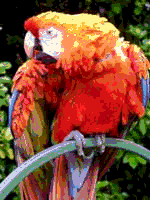
#> input picture Homework/testimg.png, 150 x 200 px
$ jupyter execute --allow-errors HW2_Q1Q2.ipynb
#> lines starting #> are read from the running program, lines starting #| are printed output that depends on the picture
[cell 1]
# Question 1 starts here
import cv2
testimg = cv2.imread('testimg.png',0)
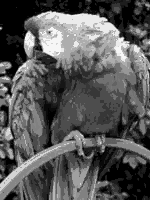
#> testimg: shape (200, 150); min 0, max 246, mean 87.7
cv2.imshow('show',testimg)
cv2.waitKey(0)
cv2.destroyAllWindows()

[cell 2]
# Question 2 starts here
import numpy as np
# describe a simple house in a selected world coordinate system:
lines = [('a' , ['A','b','e']),
         ('b' , ['a','B','c']),
         ('c' , ['e','d','C','b']),
         ('d' , ['e','D','c']),
         ('e' , ['a','c','d','E']),
         ('A' , ['a','B','E']),
         ('B' , ['A','b','C']),
         ('C' , ['E','D','c','B']),
         ('D' , ['E','d','C']),
         ('E' , ['A','C','D','e']),
        ]
lines_dict = {'a' : ['A','b','e'],
              'b' : ['a','B','c'],
              'c' : ['e','d','C','b'],
              'd' : ['e','D','c'],
              'e' : ['a','c','d','E'],
              'A' : ['a','B','E'],
              'B' : ['A','b','C'],
              'C' : ['E','D','c','B'],
              'D' : ['E','d','C'],
              'E' : ['A','C','D','e'],
}
coords = [('a' , np.array([0, 0, 0])),
          ('b' , np.array([8, 0, 0])),
          ('c' , np.array([8, 0, 6])),
          ('d' , np.array([4, 0, 10])),
          ('e' , np.array([0, 0, 6])),
          ('A' , np.array([0, 7, 0])),
          ('B' , np.array([8, 7, 0])),
          ('C' , np.array([8, 7, 6])),
          ('D' , np.array([4, 7, 10])),
          ('E' , np.array([0, 7, 6])),
          ]
coords_dict = { 'a' : np.array([0, 0, 0]),
                'b' : np.array([8, 0, 0]),
                'c' : np.array([8, 0, 6]),
                'd' : np.array([4, 0, 10]),
                'e' : np.array([0, 0, 6]),
                'A' : np.array([0, 7, 0]),
                'B' : np.array([8, 7, 0]),
                'C' : np.array([8, 7, 6]),
                'D' : np.array([4, 7, 10]),
                'E' : np.array([0, 7, 6]),
}

house_coords = np.column_stack([n[1] for n in coords])

[cell 3]
for (a,b) in lines:
    lines_dict[a] = b
lines_dict

[cell 4]
M_ext=np.array([[0.707,0.707,0,-3],[-0.707,0.707,0,-0.5],[0,0,1,3]])
M_int=np.array([[-100,0,200],[-0,-100,200],[0,0,1]])

[cell 5]
# augmented P matrix with extra "1" as the fourth component:
P = np.append(house_coords, [np.ones((house_coords.shape[1]),  dtype=house_coords.dtype)], 0)

[cell 6]
proj_coords = M_int.dot((M_ext.dot(P)))
pixel_coords = np.divide(proj_coords, proj_coords[2])

[cell 7]
pixel_coords = np.divide(proj_coords, proj_coords[2])
pixel_coords = pixel_coords[:-1]

[cell 8]
projected_dict = {}
for n in range(pixel_coords.shape[1]):
  projected_dict[lines[n][0]] = pixel_coords.T[n]
projected_dict

[cell 9]
# using Line2D to plot the projected "house"
import matplotlib.pyplot as plt
from matplotlib.lines import Line2D
fig = plt.figure()
ax = fig.add_subplot(111)
projected_lines = []

for v in lines_dict.keys():
  for p in lines_dict[v]:
    projected_lines.append(Line2D([projected_dict[v][0], projected_dict[p][0]], [projected_dict[v][1], projected_dict[p][1]]))
    ax.add_line(projected_lines[-1])
ax.axis([-100,400,0,500])
plt.show()
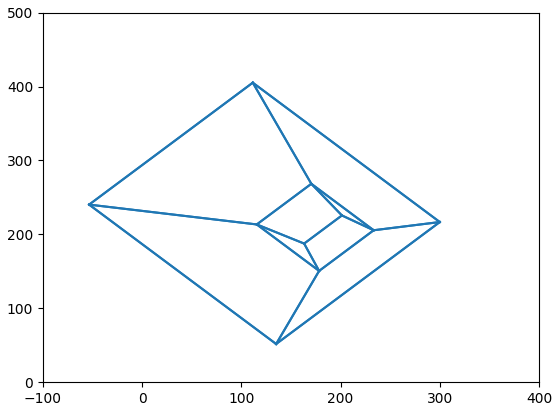
#> figure drawn by matplotlib, 1 panel

$ run again, with Homework/hw2_q8_side.jpg saved as Homework/testimg.png
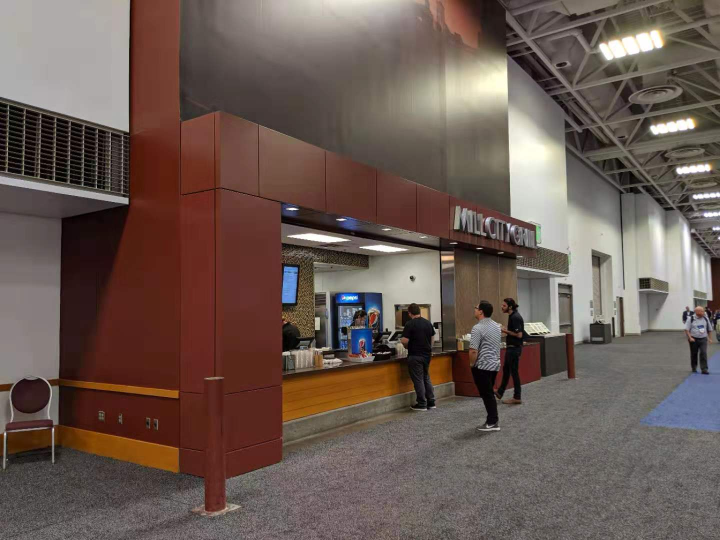
#> input picture Homework/hw2_q8_side.jpg, 1440 x 1080 px (shown at 1/2 size)
#> `testimg = cv2.imread('testimg.png',0)`:
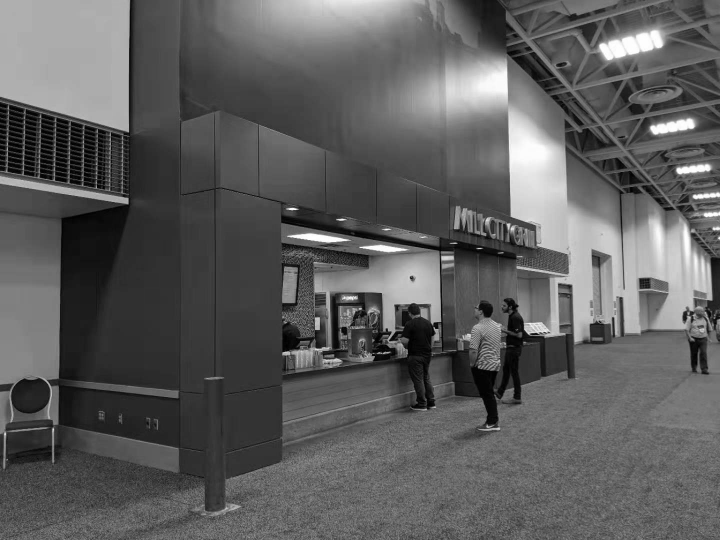
#> testimg: shape (1080, 1440) (shown at 1/2 size); min 0, max 255, mean 93.4
